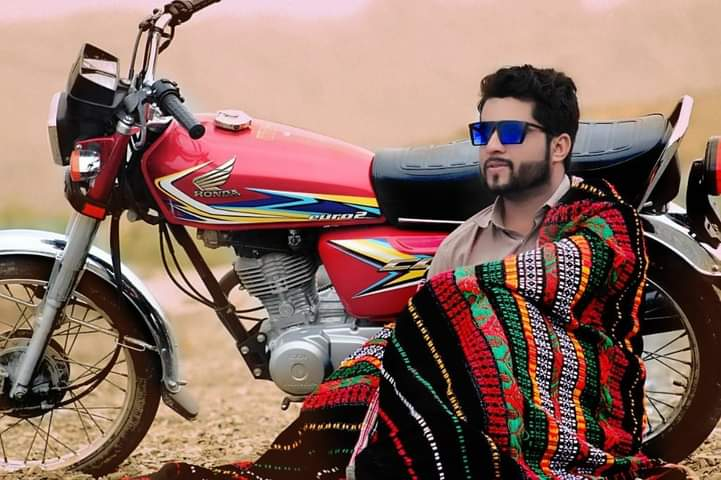
%> input picture dissolve_2_images/qazi.jpeg, 721 x 480 px, given in place of qazi.jpg, which was not available
$ octave dissolve.m   (GNU Octave 9; MATLAB toolbox functions it lacks are replaced by stand-ins)
%> lines starting %> are read from the running program, lines starting %| are printed output that depends on the picture; pictures that were not available may be replaced by others from this repository, and a replacement may not be noted
close all
iter = 10;
A = im2double(imread('qazi.jpg'));
B = im2double(imread('qazi1.jpg'));
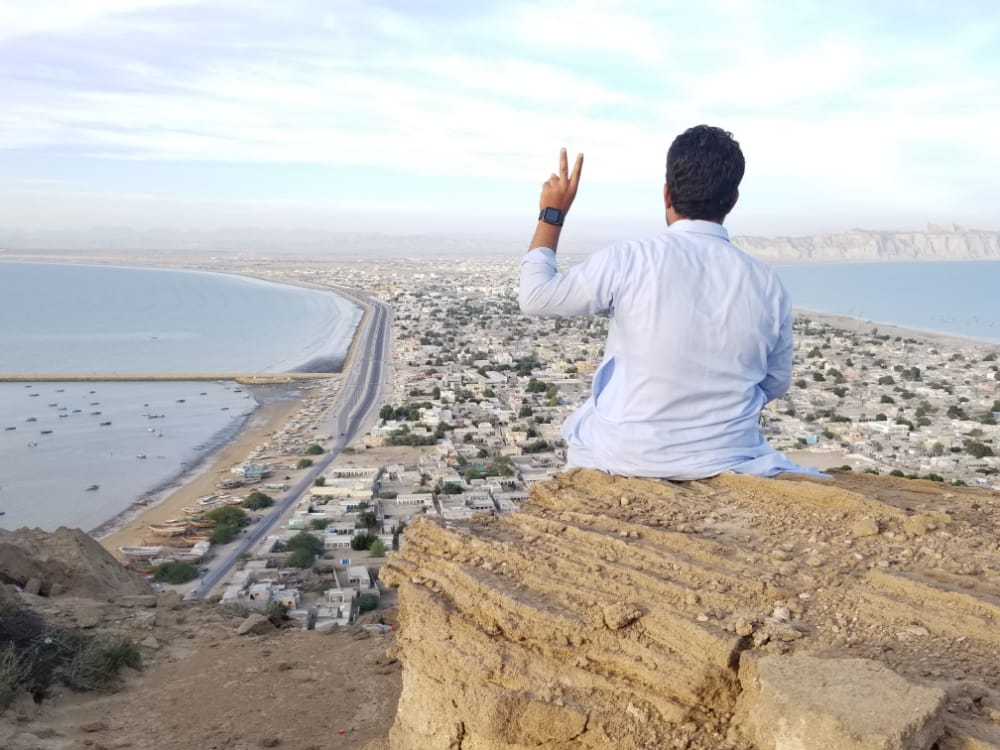
%> input picture dissolve_2_images/qazi1.jpeg, 1000 x 750 px, given in place of qazi1.jpg, which was not available
A = imresize(A, [512 512]);
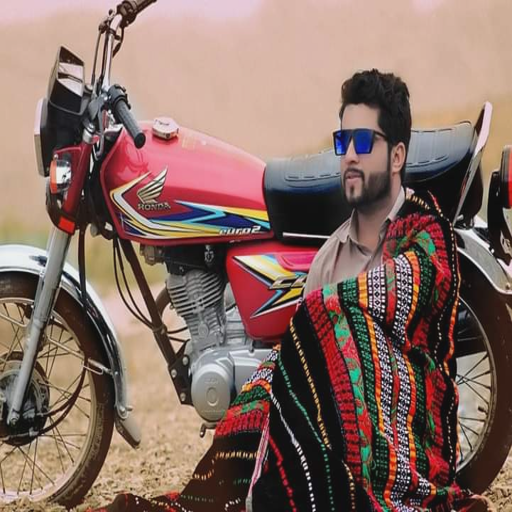
%> A: size 512x512x3 double; mean R, G, B 0.542, 0.423, 0.385; drawn with min black and max white
B = imresize(B,[512 512]);
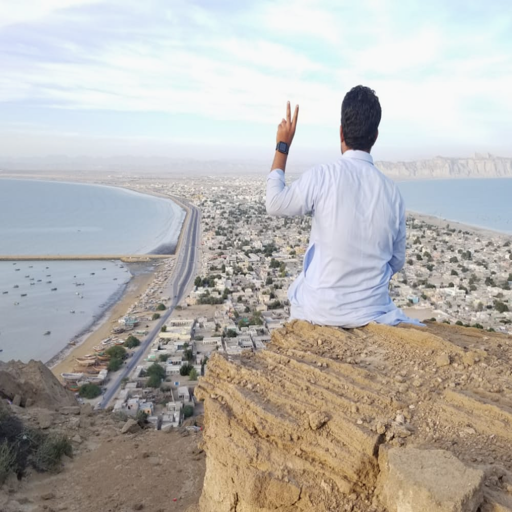
%> B: size 512x512x3 double; mean R, G, B 0.729, 0.716, 0.7; drawn with min black and max white
D = B - A;
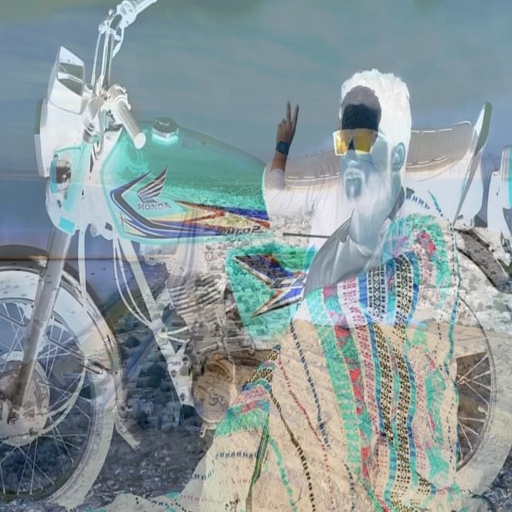
%> D: size 512x512x3 double; mean R, G, B 0.188, 0.293, 0.315; drawn with min black and max white
D = D./iter;

for i=1:iter
   A = A + D;
   imshow(A);
%    pause(0.1);
end
%> this loop made 10 passes
%> pass 2, `A = A + D;`:
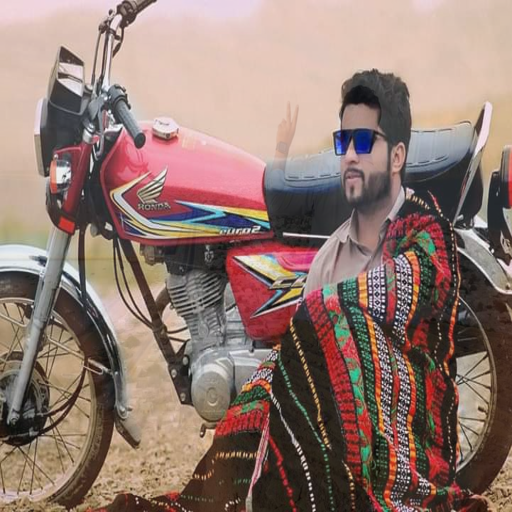
%> A: size 512x512x3 double; mean R, G, B 0.579, 0.482, 0.448; drawn with min black and max white
%> pass 3, `A = A + D;`:
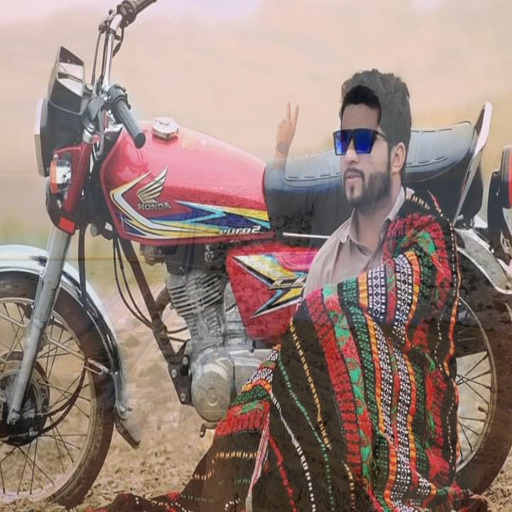
%> A: size 512x512x3 double; mean R, G, B 0.598, 0.511, 0.48; drawn with min black and max white
